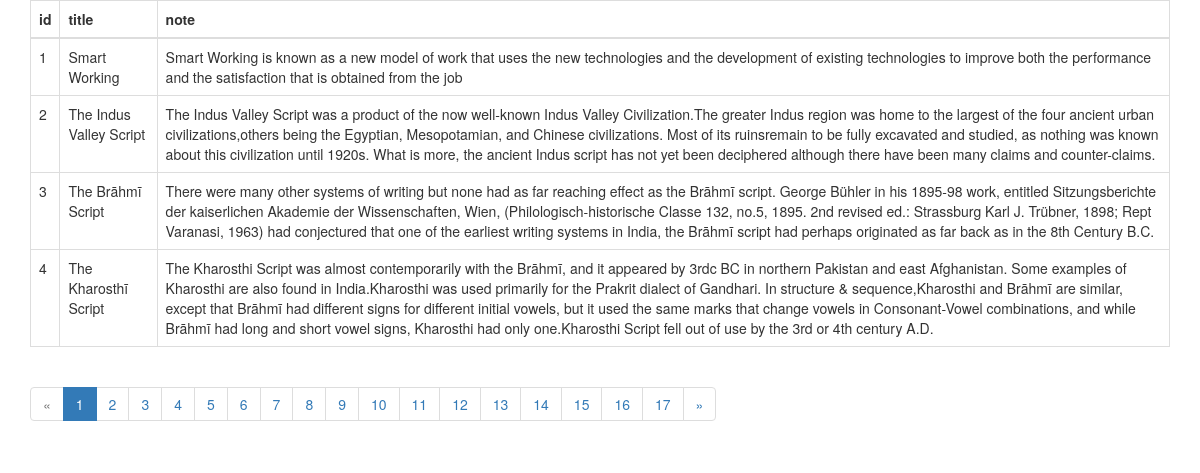
Screenshot of /note/pagination/ with the database file from the repository.
### fundoonotes/models.py (models this page shows, shortened)
class Note(models.Model):
    user = models.ForeignKey(Fundoo, on_delete=models.CASCADE, related_name='user', null=True)
    title = models.CharField(max_length=999, blank=True)
    note = models.CharField(max_length=2999)
    label = models.ManyToManyField(Label, related_name='label', blank=True)
    collaborator = models.ManyToManyField(Fundoo, related_name='collaborator', blank=True)
    image = models.ImageField(blank=True, null=True, upload_to='media')
    reminder = models.DateTimeField(blank=True, null=True)
    color = models.CharField(blank=True, null=True, max_length=10)
    is_archive = models.BooleanField("is_archive", default=False)
    is_trashed = models.BooleanField("is_trashed", default=False)
    is_pin = models.BooleanField("is_pin", default=False)

### fundoonotes/views.py (the view)
# urls.py: path('note/pagination/', views.PaginationForNotes.as_view(), name='pagination'),
class PaginationForNotes(GenericAPIView):
    def get(self, request, *args, **kwargs):
        try:
            note_list = Note.objects.all()
            paginator = Paginator(note_list, 4)
            page = request.GET.get('page', 1)
            notes = paginator.page(page)
        except PageNotAnInteger:
            notes = paginator.page(1)
        except EmptyPage:
            notes = paginator.page(paginator.num_pages)
        except Exception as e:
            logger.error("Something went wrong" + str(e))
            smd = SMD_Response()
            return HttpResponse(smd, status=status.HTTP_400_BAD_REQUEST)
        return render(request, 'fundoonotes/pagination.html', {'notes': notes})

### templates/fundoonotes/pagination.html (shortened to what this page needs)
<!DOCTYPE html>
<html lang="en">
<head>
    <link rel="stylesheet" href="https://maxcdn.bootstrapcdn.com/bootstrap/3.4.0/css/bootstrap.min.css">
</head>
<body>
<div class="container">
<table class="table table-bordered">
  <thead>
    <tr>
      <th>id</th>
      <th>title</th>
      <th>note</th>
    </tr>
  </thead>
  <tbody>
    {% for note in notes %}
      <tr>
        <td>{{ note.id }}</td>
        <td>{{ note.title }}</td>
        <td>{{ note.note }}</td>
      </tr>
    {% endfor %}
  </tbody>
</table>
{% if notes.has_other_pages %}
  <ul class="pagination">
    {% if notes.has_previous %}
      <li><a href="?page={{ notes.previous_page_number }}">&laquo;</a></li>
    {% else %}
      <li class="disabled"><span>&laquo;</span></li>
    {% endif %}
    {% for i in notes.paginator.page_range %}
      {% if notes.number == i %}
        <li class="active"><span>{{ i }} <span class="sr-only">(current)</span></span></li>
      {% else %}
        <li><a href="?page={{ i }}">{{ i }}</a></li>
      {% endif %}
    {% endfor %}
    {% if notes.has_next %}
      <li><a href="?page={{ notes.next_page_number }}">&raquo;</a></li>
    {% else %}
      <li class="disabled"><span>&raquo;</span></li>
    {% endif %}
  </ul>
{% endif %}
</div>
</body>
</html>

### rows the page displays
Note: id "1", title "Smart Working", note "Smart Working is known as a new model of work that uses the new technologies and the development of existing technologies to improve both the performance and the satisfaction that is obtained from the job"
Note: id "2", title "The Indus Valley Script", note "The Indus Valley Script was a product of the now well-known Indus Valley Civilization.The greater Indus region was home to the largest of the four ancient urban civilizations,others being the Egyptian, Mesopotamian, and Chinese civilizations. Most of its ruinsremain to be fully excavated and studied, as nothing was known about this civilization until 1920s. What is more, the ancient Indus script has not yet been deciphered although there have been many claims and counter-claims."
Note: id "3", title "The Brāhmī Script", note "There were many other systems of writing but none had as far reaching effect as the Brāhmī script. George Bühler in his 1895-98 work, entitled Sitzungsberichte der kaiserlichen Akademie der Wissenschaften, Wien, (Philologisch-historische Classe 132, no.5, 1895. 2nd revised ed.: Strassburg Karl J. Trübner, 1898; Rept Varanasi, 1963) had conjectured that one of the earliest writing systems in India, the Brāhmī script had perhaps originated as far back as in the 8th Century B.C."
Note: id "4", title "The Kharosthī Script", note "The Kharosthi Script was almost contemporarily with the Brāhmī, and it appeared by 3rdc BC in northern Pakistan and east Afghanistan. Some examples of Kharosthi are also found in India.Kharosthi was used primarily for the Prakrit dialect of Gandhari. In structure & sequence,Kharosthi and Brāhmī are similar, except that Brāhmī had different signs for different initial vowels, but it used the same marks that change vowels in Consonant-Vowel combinations, and while Brāhmī had long and short vowel signs, Kharosthi had only one.Kharosthi Script fell out of use by the 3rd or 4th century A.D."

### other values shown
{{ i }} "1"
{{ i }} "2" "3" "4" "5" "6" "7" "8" "9" "10" "11" "12" "13" "14" "15" "16" "17"
